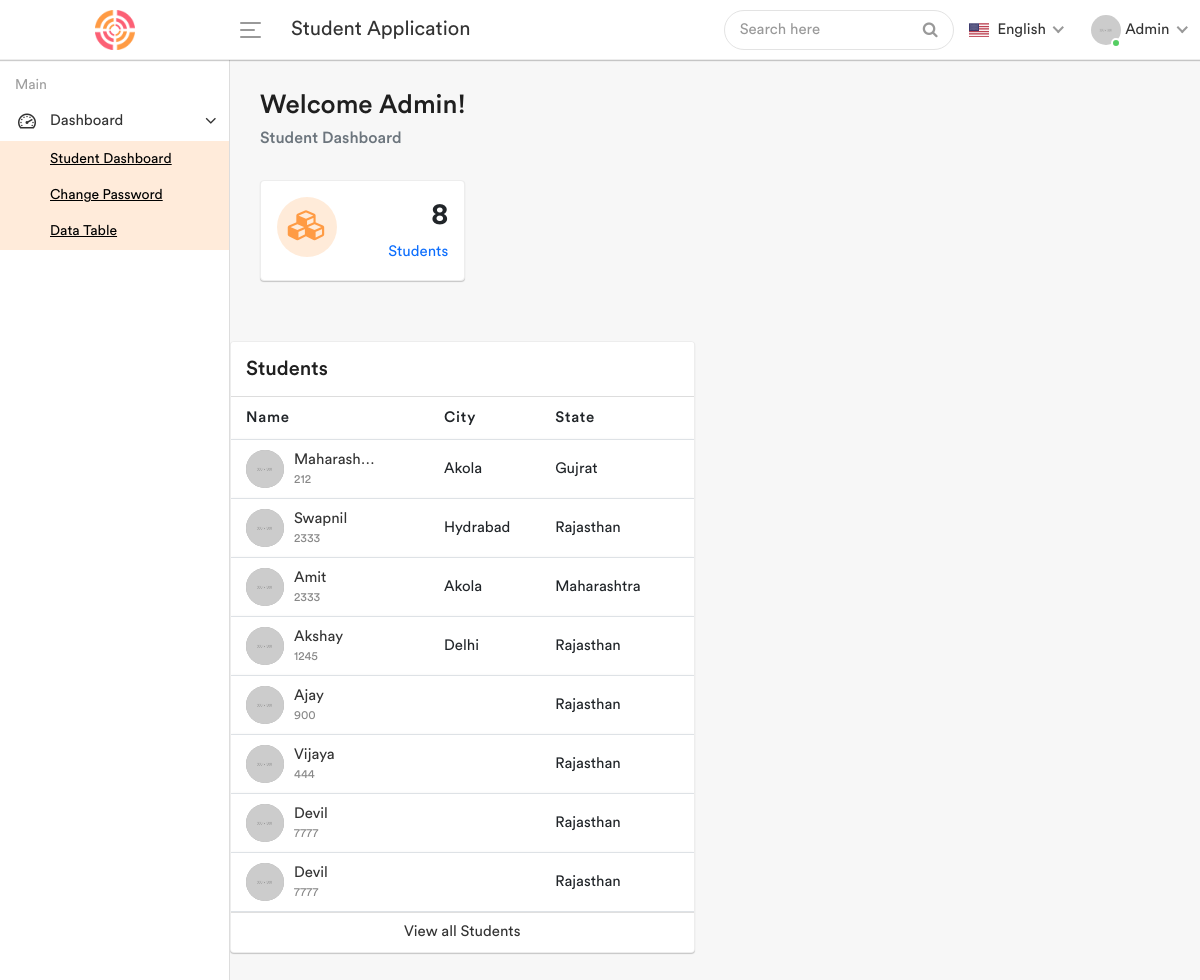
The app's page /portal/ (signed in), older data.
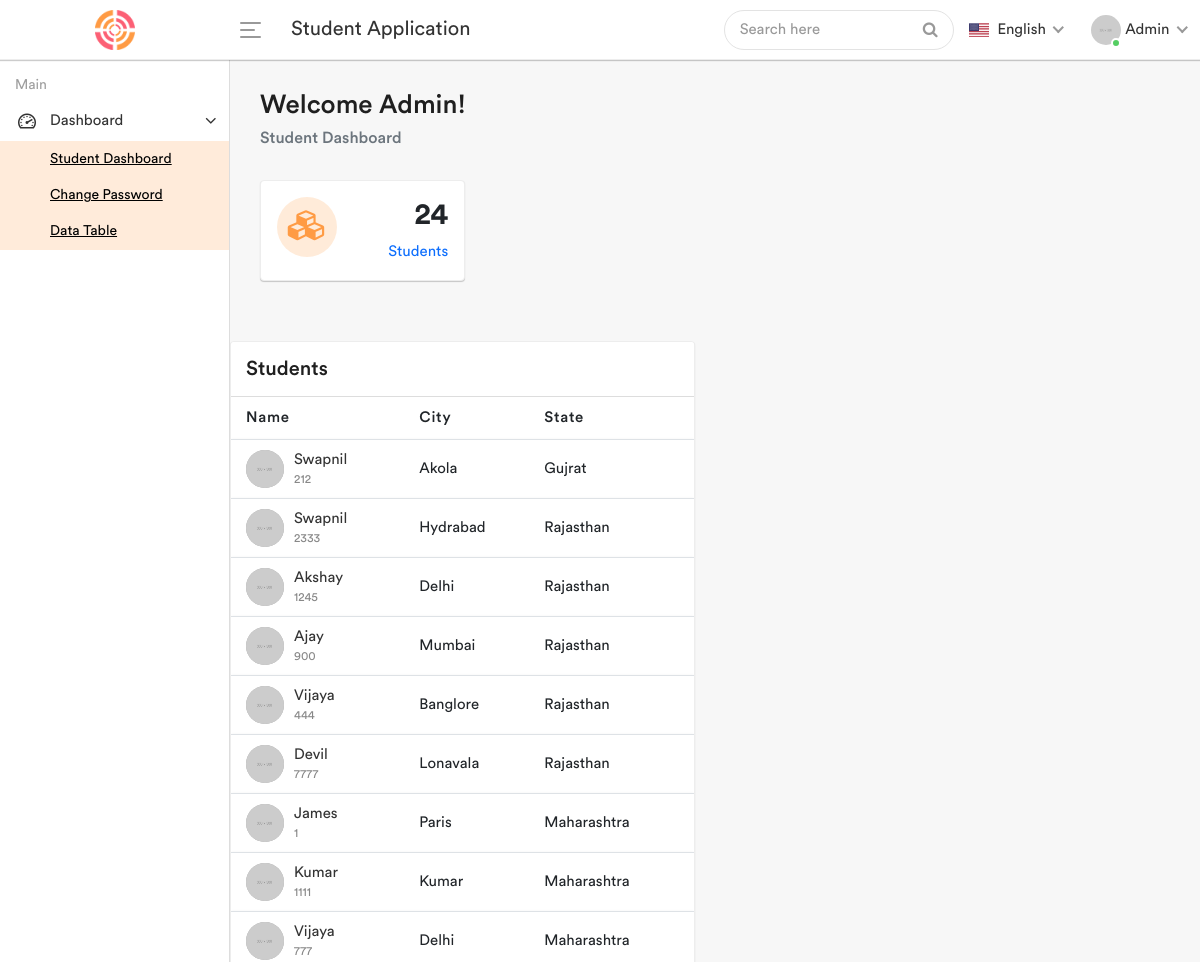
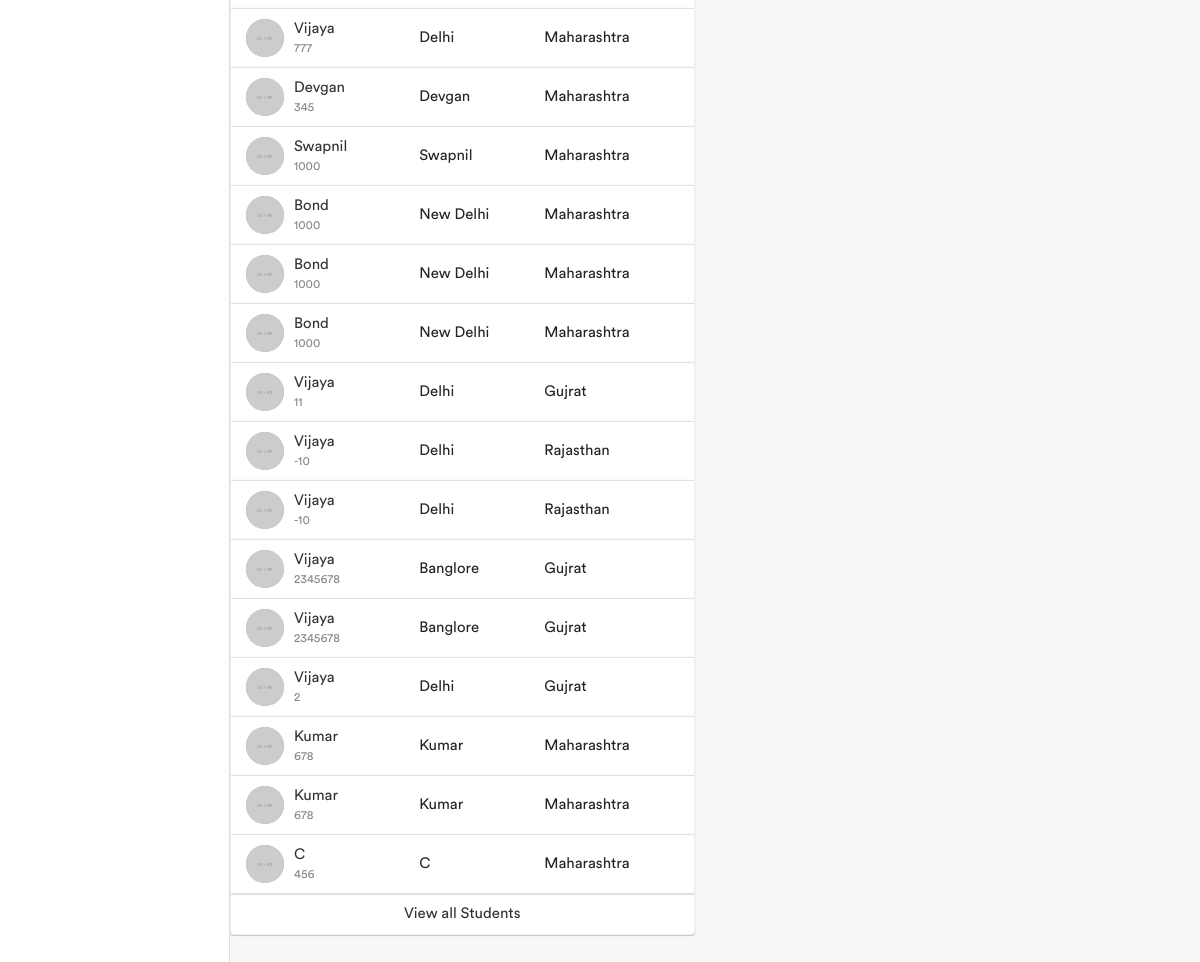
The same page, newer data (2 pictures, top to bottom).
### myapp1/models.py (models this page shows, shortened)
class ApplicationForm(models.Model):
    reg_no = models.IntegerField()
    profile_pic = models.ImageField(upload_to = 'profile')
    date = models.DateField(blank=True, null=True)
    surname = models.CharField(max_length=50)
    name = models.CharField(max_length=50,null=True)
    fname = models.CharField(max_length=500)
    mname =  models.CharField(max_length=50)
    adhar_no = models.IntegerField()
    dob = models.DateField(blank=True)
    Gender_Choice = (
    ('male','Male'),
    ('female','Female')
    )
    gender = models.CharField(max_length=50, choices=Gender_Choice)
    place = models.CharField(max_length=50)
    city = models.CharField(max_length=50)
    dist = models.IntegerField()
    state_choice = (
           ('maharashtra','Maharashtra'),
           ('gujrat','Gujrat'),
           ('Rajasthan','Rajasthan')
       )
    state = models.CharField(choices=state_choice, max_length=50)
    physical_state = (
        ('Yes','Yes'),
        ('No','No')
    )
    physical = models.CharField(choices=physical_state, max_length=50)
    schoolname = models.CharField(max_length=50)

### portal/views.py (the view)
# urls.py: path('', views.AdminView, name='portal'),
@login_required
def AdminView(request):
    data = ApplicationForm.objects.all().count()
    student_data = ApplicationForm.objects.all()
    if 'username' in request.session:
        current_user = request.session['username']
        print(current_user)
        user_para = {'current_user': current_user}
        return render(request, 'index.html', {'data': data, 'student_data': student_data, 'user_para': user_para})
    else:
        return redirect('login')

### portal/views.py (called while the page is built)
def login_required(function=None, session_key='username'):
    def logindecorator(view_func):
        @wraps(view_func)
        def innerfunction(request, *args, **kwargs):
            if session_key in request.session:
                return view_func(request, *args, **kwargs)
            return redirect('login')
        return innerfunction
    if function is not None:
        return logindecorator(function)
    return logindecorator

### templates/index.html (shortened to what this page needs)
<!DOCTYPE html>
{% load static %}
<html lang="en">
    <head>
		<link href="https://cdn.jsdelivr.net/npm/bootstrap@5.3.0-alpha1/dist/css/bootstrap.min.css" rel="stylesheet"anonymous">
        <link rel="stylesheet" href="{% static "css/bootstrap.min.css" %}">
        <link rel="stylesheet" href="{% static "css/font-awesome.min.css" %}">
        <link rel="stylesheet" href="{% static "css/line-awesome.min.css" %}">
		<link rel="stylesheet" href="{% static "plugins/morris/morris.css" %}">
        <link rel="stylesheet" href="{% static "css/style.css" %}">
        <link rel="stylesheet" href="https://cdn.datatables.net/1.13.1/css/jquery.dataTables.min.css">
    </head>
	<body class="modal-open" style="padding-right: 17px;">
        <div class="main-wrapper">
			{% block header %}
            <div class="header">
                <div class="header-left">
                    <a href="index.html" class="logo">
						<img src="{% static "img/logo.png" %}" width="40" height="40" alt="">
					</a>
                </div>
				<a id="toggle_btn" href="javascript:void(0);">
					<span class="bar-icon">
						<span></span>
						<span></span>
						<span></span>
					</span>
				</a>
                <div class="page-title-box">
					<h3>Student Application </h3>
                </div>
				<ul class="nav user-menu">
					<li class="nav-item">
						<div class="top-nav-search">
							<form action="{% url 'search'  %}">
								<input class="form-control" type="text" placeholder="Search here">
								<button class="btn" type="submit"><i class="fa fa-search"></i></button>
							</form>
						</div>
					</li>
					<li class="nav-item dropdown has-arrow flag-nav">
						<a class="nav-link dropdown-toggle" data-bs-toggle="dropdown" href="#" role="button">
							<img src="{% static 'img/flags/us.png' %}" alt="" height="20"> <span>English</span>
						</a>
					</li>
										<li class="nav-item dropdown has-arrow main-drop">
						<a href="#" class="dropdown-toggle nav-link" data-bs-toggle="dropdown">
							<span class="user-img"><img src="{% static 'img/profiles/avatar-21.jpg' %}" alt="">
							<span class="status online"></span></span>
							<span>Admin</span>
						</a>
					</li>
				</ul>
            </div>
			{% endblock header %}
			 {% block sidebar %}
            <div class="sidebar" id="sidebar">
                <div class="sidebar-inner slimscroll">
					<div id="sidebar-menu" class="sidebar-menu">
						<ul>
							<li class="menu-title">
								<span>Main</span>
							</li>
							<li class="submenu">
								<a href="#"><i class="la la-dashboard"></i> <span> Dashboard</span> <span class="menu-arrow"></span></a>
								<ul style="display: none;">
									<li><a class="active" href="{% url 'portal' %}">Student Dashboard</a></li>
									<li><a class="active" href="{% url 'change_password' %}">Change Password</a></li>
								 <li><a class="active" href="{% url 'data-list-view' %}">Data Table</a></li>
								</ul>
							</li>
						</ul>
					</div>
                </div>
            </div>
			{% endblock sidebar %}
			{% block content %}
            <div class="page-wrapper">
                <div class="content container-fluid">
					<div class="page-header">
						<div class="row">
							<div class="col-sm-12">
								<h3 class="page-title">Welcome {{ user_para.current_user| capfirst }}!</h3>
								<ul class="breadcrumb">
									<li class="breadcrumb-item active">Student Dashboard</li>
								</ul>
							</div>
						</div>
					</div>
					<div class="row">
						<div class="col-md-6 col-sm-6 col-lg-6 col-xl-3">
							<div class="card dash-widget">
								<div class="card-body">
									<span class="dash-widget-icon"><i class="fa fa-cubes"></i></span>
									<div class="dash-widget-info">
										{% if data %}
										<h3>{{data}}</h3>
										{% endif %}
										<a href="{% url 'main' %}"><span>Students</span></a>
									</div>
								</div>
							</div>
						</div>
					</div>
					</div>
					<div class="row">
						<div class="col-md-6 d-flex">
							<div class="card card-table flex-fill">
								<div class="card-header">
									<h3 class="card-title mb-0">Students</h3>
								</div>
								<div class="card-body">
									<div class="table-responsive">
										<table class="table custom-table mb-0">
											<thead>
												<tr>
													<th>Name</th>
													<th>City</th>
													<th>State</th>
												</tr>
											</thead>
											<tbody>
												{% for student in student_data %}
												<tr>
													<td>
														<h2 class="table-avatar">
															<a href="#" class="avatar"><img alt="" src="{% static 'img/profiles/avatar-19.jpg' %}"></a>
															<a href="client-profile.html">{{student.name|truncatechars:9}}<span>{{student.reg_no}}</span></a>
														</h2>
													</td>
													<td>{{student.city}}</td>
													<td>
														{{student.state | capfirst}}
													</td>
												</tr>
												{% endfor %}
											</tbody>
										</table>
									</div>
								</div>
								<div class="card-footer">
									<a href="{% url 'main' %}">View all Students</a>
								</div>
							</div>
						</div>
					</div>
				</div>
            </div>
		{% endblock content %}
    </body>
</html>

Row changes from the older to the newer data that the page shows:
removed ApplicationForm: name "Amit", reg_no "2333", city "Akola", state "Maharashtra"
removed ApplicationForm: name "Devil", reg_no "7777", state "Rajasthan"
changed ApplicationForm "Akola": name "Maharash…" → "Swapnil"
changed ApplicationForm "Ajay": city (not shown) → "Mumbai"
changed ApplicationForm (number 5 of 24 on the later page): city (not shown) → "Banglore"
changed ApplicationForm "Devil": city (not shown) → "Lonavala"
added ApplicationForm: name "James", reg_no "1", city "Paris", state "Maharashtra"
added ApplicationForm: name "Kumar", reg_no "1111", city "Kumar", state "Maharashtra"
added ApplicationForm: name "Vijaya", reg_no "777", city "Delhi", state "Maharashtra"
added ApplicationForm: name "Vijaya", reg_no "777", city "Delhi", state "Maharashtra"
added ApplicationForm: name "Devgan", reg_no "345", city "Devgan", state "Maharashtra"
added ApplicationForm: name "Swapnil", reg_no "1000", city "Swapnil", state "Maharashtra"
added ApplicationForm: name "Bond", reg_no "1000", city "New Delhi", state "Maharashtra"
added ApplicationForm: name "Bond", reg_no "1000", city "New Delhi", state "Maharashtra"
added ApplicationForm: name "Bond", reg_no "1000", city "New Delhi", state "Maharashtra"
added ApplicationForm: name "Vijaya", reg_no "11", city "Delhi", state "Gujrat"
added ApplicationForm: name "Vijaya", reg_no "-10", city "Delhi", state "Rajasthan"
added ApplicationForm: name "Vijaya", reg_no "-10", city "Delhi", state "Rajasthan"
added ApplicationForm: name "Vijaya", reg_no "2345678", city "Banglore", state "Gujrat"
added ApplicationForm: name "Vijaya", reg_no "2345678", city "Banglore", state "Gujrat"
added ApplicationForm: name "Vijaya", reg_no "2", city "Delhi", state "Gujrat"
added ApplicationForm: name "Kumar", reg_no "678", city "Kumar", state "Maharashtra"
added ApplicationForm: name "Kumar", reg_no "678", city "Kumar", state "Maharashtra"
added ApplicationForm: name "C", reg_no "456", city "C", state "Maharashtra"
Text that changed along with them:
{{ data }}: "8" → "24"
